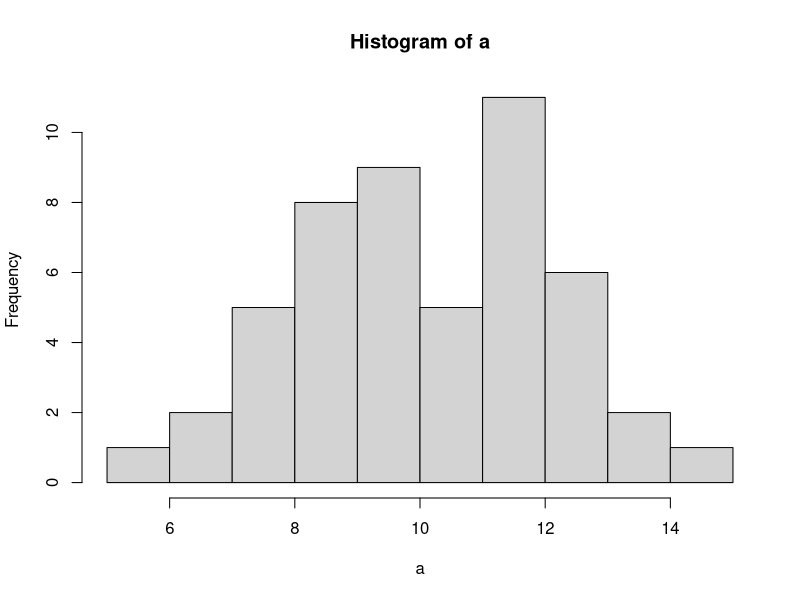
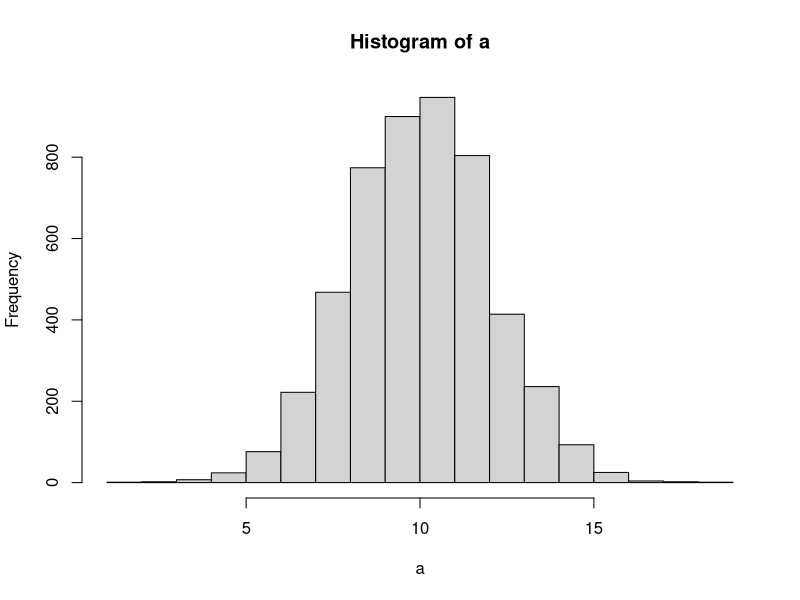
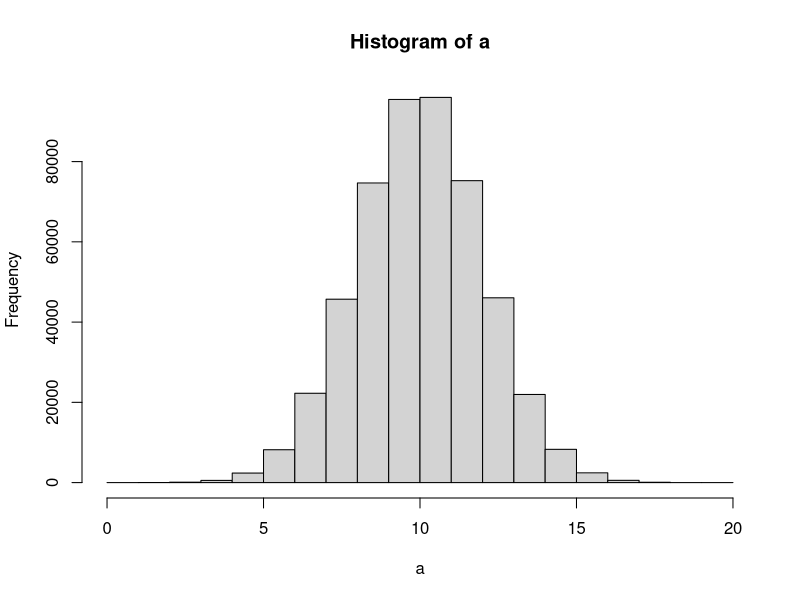

Source code (R) for these figures, in order:
## ---- chunk 1
# mu = 10 , varianza = 4
MEDIA <- 10
DESVIACION <- 2  # RAIZ CUADRADA DE 4
MUESTRAS <-50
a <- rnorm(MUESTRAS, MEDIA,DESVIACION)
hist(a)

## ---- chunk 2
# mu = 10 , varianza = 4
MEDIA <- 10
DESVIACION <- 2  # RAIZ CUADRADA DE 4
MUESTRAS <- 5000
a <- rnorm(MUESTRAS, MEDIA,DESVIACION)
hist(a)

## ---- chunk 3

# mu = 10 , varianza = 4
MEDIA <- 10
DESVIACION <- 2  # RAIZ CUADRADA DE 4
MUESTRAS <- 500000
a <- rnorm(MUESTRAS, MEDIA,DESVIACION)
hist(a)

## ---- chunk 4
# Regla de Sturges
1 + 3.3*log10(200000)

## ---- chunk 5
# Simulacion de Naipes
# Crea naipe, se crean los vectores de los numeros y de los simbolos.
num=rep(1:13,4)
num
## ---- chunk 6
# Forma de generar la baraja
baraja1=c(rep("corazon",13),rep("trebol",13),rep("espada",13),rep("diamante",13))
baraja1
## ---- chunk 7
# Otra forma de generar la baraja
baraja2=rep(c("corazon","trebol","espada","diamante"),each=13)
baraja2
## ---- chunk 8
# Asigna un indice para cada carta de la barajas
naipe=cbind(num,baraja2)
naipe
## ---- chunk 9
#Barajar las cartas
naipe[sample(1:52,52,F),]
## ---- chunk 10
# Se escogen 4 cartas
g=sample(1:52,4,F)

# El jugador 1 coge sus 4 cartas
Jugador1=naipe[g,]
Jugador1
## ---- chunk 11
# Se calcula el nuevo juego de naipe
naipe2 = naipe[-g,]

# El jugador 2 coge sus 4 cartas
Jugador2=naipe2[sample(1:48,4,F),]
Jugador2
